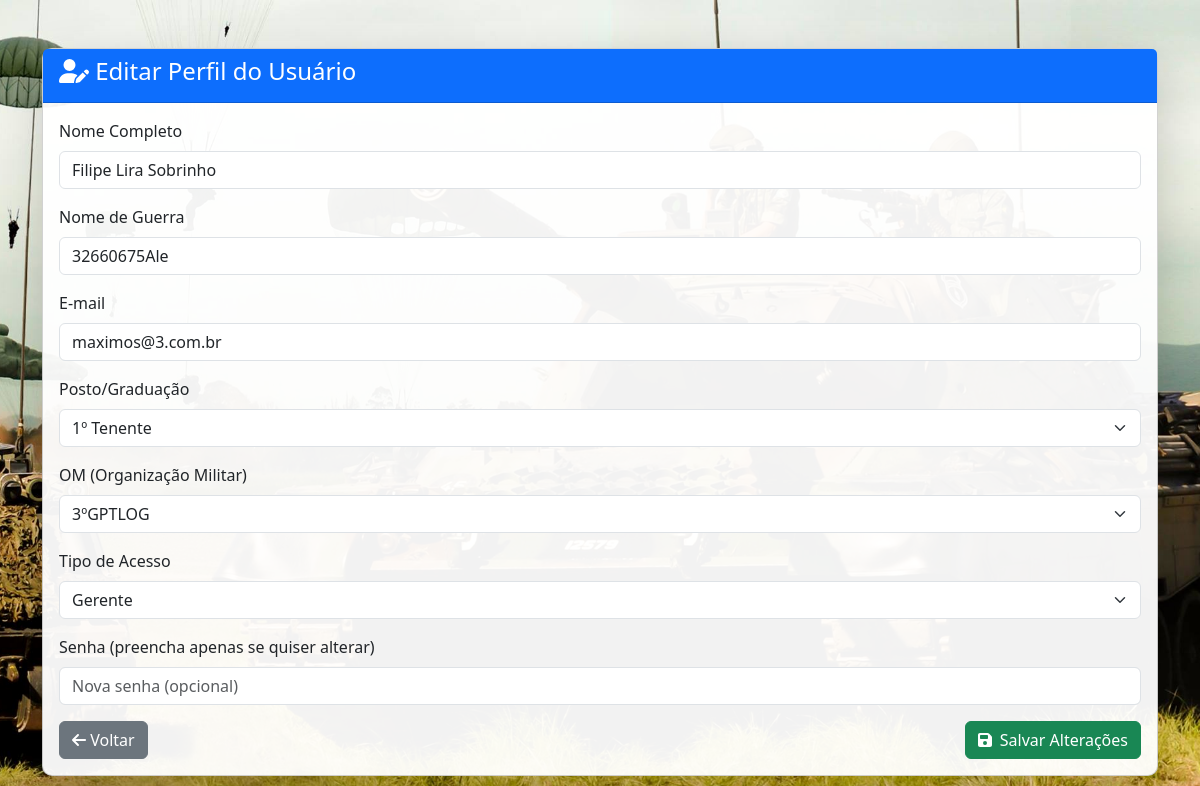
The page /views/editar.php?id=61 (signed in) on the database its author committed.
### tables this page shows
CREATE TABLE `users` (
  `id` int NOT NULL AUTO_INCREMENT,
  `nome` varchar(255) NOT NULL,
  `nome_guerra` varchar(100) DEFAULT NULL,
  `email` varchar(255) NOT NULL,
  `senha` varchar(255) NOT NULL,
  `created_at` timestamp NULL DEFAULT CURRENT_TIMESTAMP,
  `posto` varchar(50) DEFAULT NULL,
  `tipo` enum('admin','gerente','usuario') NOT NULL DEFAULT 'usuario',
  `om` varchar(100) DEFAULT NULL,
  `id_militar` varchar(50) DEFAULT NULL,
  PRIMARY KEY (`id`),
  UNIQUE KEY `email` (`email`),
  UNIQUE KEY `email_2` (`email`),
  UNIQUE KEY `nome` (`nome`),
  UNIQUE KEY `unq_nome` (`nome`),
  UNIQUE KEY `unq_email` (`email`),
  UNIQUE KEY `unq_guerra_posto` (`nome_guerra`,`posto`)
);

### models/editar.php (called while the page is built, shortened)
<?php
$id = $_GET['id'];
$stmt = $pdo->prepare("SELECT * FROM users WHERE id = ?");
$stmt->execute([$id]);
$user = $stmt->fetch(PDO::FETCH_ASSOC);
?>

### views/editar.php (the view, shortened to what this page needs)
<?php
include '../controller/db.php';
include '../models/editar.php';
?>
<!DOCTYPE html>
<html lang="pt-br">
<head>
    <link href="https://cdn.jsdelivr.net/npm/bootstrap@5.3.3/dist/css/bootstrap.min.css" rel="stylesheet">
    <link href="../css/edit.css" rel="stylesheet">
</head>
<body>
<div class="container mt-5">
    <div class="card shadow-lg">
        <div class="card-header bg-primary text-white">
            <h4><i class="fas fa-user-edit"></i> Editar Perfil do Usuário</h4>
        </div>
        <div class="card-body">
            <form method="post">
                <div class="mb-3">
                    <label class="form-label">Nome Completo</label>
                    <input type="text" name="nome" class="form-control" value="<?= htmlspecialchars($user['nome']) ?>" required>
                </div>
                <div class="mb-3">
                    <label class="form-label">Nome de Guerra</label>
                    <input type="text" name="nome_guerra" class="form-control" value="<?= htmlspecialchars($user['nome_guerra']) ?>" required>
                </div>
                <div class="mb-3">
                    <label class="form-label">E-mail</label>
                    <input type="email" name="email" class="form-control" value="<?= htmlspecialchars($user['email']) ?>" required>
                </div>
                <div class="mb-3">
                    <label for="posto" class="form-label">Posto/Graduação</label>
                    <select name="posto" class="form-select" required>
                        <optgroup label="Oficiais">
                            <option <?= $user['posto'] == '1º Tenente' ? 'selected' : '' ?>>1º Tenente</option>
                        </optgroup>
                    </select>
                </div>
                <div class="mb-3">
                    <label for="om" class="form-label">OM (Organização Militar)</label>
                    <select name="om" class="form-select" required>
                        <option <?= $user['om'] == '3ºGPTLOG' ? 'selected' : '' ?>>3ºGPTLOG</option>
                    </select>
                </div>
                <div class="mb-3">
                    <label class="form-label">Tipo de Acesso</label>
                    <select name="tipo" class="form-select" required>
                        <option value="gerente" <?= $user['tipo'] == 'gerente' ? 'selected' : '' ?>>Gerente</option>
                    </select>
                </div>
                <div class="mb-3">
                    <label class="form-label">Senha (preencha apenas se quiser alterar)</label>
                    <input type="password" name="senha" class="form-control" placeholder="Nova senha (opcional)">
                </div>
                <div class="d-flex justify-content-between">
                    <a href="admin_dashboard.php" class="btn btn-secondary"><i class="fas fa-arrow-left"></i> Voltar</a>
                    <button type="button" class="btn btn-success" onclick="confirmarEdicao()">
                        <i class="fas fa-save me-2"></i>Salvar Alterações
                    </button>
                </div>
            </form>
        </div>
    </div>
</div>
</body>
</html>

### css/edit.css (style rules this page uses)
body { background-image: url('../img/eb3.jpg'); background-size: cover; background-repeat: no-repeat; background-position: center center; background-attachment: fixed; }
.card { background-color: rgba(255, 255, 255, 0.95); border-radius: 10px; }

### rows shown on the page
users: nome "Filipe Lira Sobrinho", nome_guerra "32660675Ale", email "maximos@3.com.br", posto "1º Tenente", om "3ºGPTLOG", tipo "Gerente"
